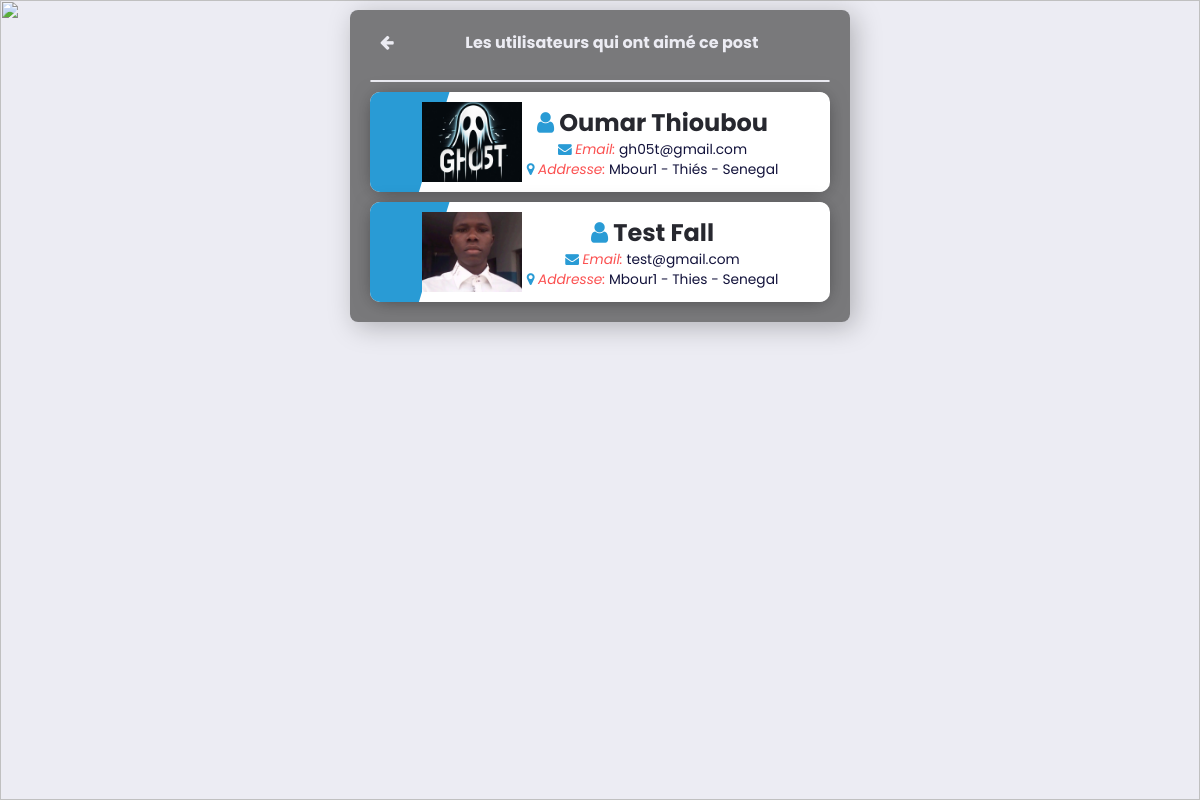
/post/8/likes/, run on the app's committed database.
### galsen/models.py (models this page shows, shortened)
class AbstractUser(BaseAbstractUser):
    groups = models.ManyToManyField(Group, related_name='customuser_set', blank=True)
    user_permissions = models.ManyToManyField(Permission, related_name='customuser_set', blank=True)

class CustomUser(AbstractUser):
    LANGUE = [
        ('français', 'Français'),
        ('anglais', 'Anglais'),
        ('spagnol', 'Espagnol'),
        ('italien', 'Italien'),
        ('arabe', 'Arabe'),
    ]
    ROLES = [
        ('admin', 'Admin'),
        ('personnel', 'Personnel(le)'),
        ('ecole', 'Ecole'),
        ('entreprise', 'Entreprise'),
    ]
    profile_image = models.ImageField(upload_to='profile_images/', null=True, blank=True)
    banner_image = models.ImageField(upload_to='banner_images/', null=True, blank=True)
    GENRE = [
        ('homme', 'Homme'),
        ('femme', 'Femme'),
    ]
    SITUATION_MATRIMONIALE = [
        ('celibataire', 'Célibataire'),
        ('marie', 'Marié(e)'),
        ('fiance', 'Fiancé(e)'),
        ('divorce', 'Divorcé(e)'),
    ]
    marque_dispositif = models.CharField(max_length=255, null=True, blank=True)
    metier = models.CharField(max_length=150, null=True, blank=True)
    etablissement = models.CharField(max_length=255, null=True, blank=True)
    pays = models.CharField(max_length=50, null=True, blank=True)
    ville = models.CharField(max_length=50, null=True, blank=True)
    quartier = models.CharField(max_length=50, null=True, blank=True)
    langue = models.CharField(max_length=255, null=True, blank=True)
    birthday = models.DateField(null=True, blank=True)
    indicatif_pays = models.CharField(max_length=15, null=True, blank=True)
    number_phone = models.CharField(max_length=15, null=True, blank=True)
    number_whatsapp = models.CharField(max_length=15, null=True, blank=True)
    number_telegram = models.CharField(max_length=15, null=True, blank=True)
    instagram_link = models.URLField(null=True, blank=True)
    twitter_link = models.URLField(null=True, blank=True)
    youtube_link = models.URLField(null=True, blank=True)
    website_link = models.URLField(null=True, blank=True)
    langue = models.CharField(max_length=255, choices=LANGUE, default='français')
    rôle = models.CharField(max_length=255, choices=ROLES, default='personnel')
    genre = models.CharField(max_length=255, choices=GENRE, default='homme')
    situation_matrimoniale = models.CharField(max_length=20, choices=SITUATION_MATRIMONIALE, default='celibataire')
    followers = models.ManyToManyField('self', symmetrical=False, related_name='following_users', blank=True)

class AbstractUser(BaseAbstractUser):
    groups = models.ManyToManyField(Group, related_name='customuser_set', blank=True)
    user_permissions = models.ManyToManyField(Permission, related_name='customuser_set', blank=True)

### galsen/views.py (the view)
# urls.py: path('post/<int:pk>/likes/', post_likes, name='post_likes'),
def post_likes(request, pk):
    post = get_object_or_404(Post, pk=pk)
    users_liking_post = post.like_post.all()
    context = {
        'post': post,
        'users_liking_post': users_liking_post,
    }
    return render(request, 'Details/likes.html', context)

### galsen/templates/Details/likes.html (shortened to what this page needs)
{% load static %}
<!DOCTYPE html>
<html lang="en">
<head>
    <link rel="stylesheet" href="{% static 'assets/icones/font-awesome/css/font-awesome.css' %}">
    <link rel="stylesheet" href="{% static 'assets/icones/font-awesome/css/font-awesome.min.css' %}">
    <link rel="stylesheet" href="{% static 'assets/ressources/styles/details_like.css' %}">
    <link rel="stylesheet" href="{% static 'assets/ressources/styles/theme.css' %}">
</head>
<body>
<img src="{% static 'assets/logo/school.png' %}" class="bg">
    <section class="listes">
        <header>
            <a href="#" id="boutonRetour">
                <i class="fa fa-arrow-left arrow"></i>
            </a>
            Les utilisateurs qui ont aimé ce post
        </header>
        <div class="temoin">
            <br>
            <hr class="divider">
        </div>
        <section>
            {% if users_liking_post %}
                {% for user in users_liking_post %}
                    <a href="{% url 'user_detail' pk=user.id %}" class="user-card">
                        <div class="user-card-img">
                            {% if user.profile_image and user.profile_image.url %}
                                <img src="{{ user.profile_image.url}}">
                            {% else %}
                                <img src="{% static 'assets/default/user.png' %}">
                            {% endif %}
                        </div>
                        <div class="user-card-info">
                            {% if user.rôle == "personnel" %}
                                    <h2><i class="fa fa-user primary"></i> {{ user.first_name }} {{ user.last_name }} </h2>
                                {% else %}
                                    <h2><i class="fa fa-briefcase primary"></i> {{ user.etablissement }} </h2>
                                    <p><span class=""><i class="danger">Type:</i>{{ user.rôle|upper }}</span> </p>
                            {% endif %}
                            <p><span class="fa fa-envelope primary"> <i class="danger">Email:</i> </span> {{ user.email }} </p>
                            <p><span class="fa fa-map-marker primary"> <i class="danger">Addresse:</i> </span> {{ user.quartier }}  - {{ user.ville }}  - {{ user.pays }} </p>
                        </div>
                    </a>
                {% endfor %}
                {% else %}
                    <center>
                        <p class="success">
                            Aucun utilisateur n'a aimé ce post.
                        </p>
                    </center>
            {% endif %}
        </section>
    </section>
</body>
</html>

### galsen/static/assets/ressources/styles/details_like.css (style rules this page uses)
:root { --header-height: 3rem; --body-font: 'Open Sans', sans-serif; --h1-font-size: 1.5rem; --normal-font-size: .938rem; --tiny-font-size: .625rem; --z-tooltip: 10; --z-fixed: 100; }
:root { --hue-color: 240; --first-color: hsl(var(--hue-color), 53%, 49%); --title-color: hsl(var(--hue-color), 53%, 15%); --text-color: hsl(var(--hue-color), 1%, 4%); --text-color-light: hsl(var(--hue-color), 12%, 65%); --container-color: #fff; --body-color: hsl(var(--hue-color), 24%, 94%); --color-danger: hsl(0, 95%, 65%); --color-primary-light: 0 0.8rem 0.8rem rgba(71, 7, 234, 0.2); --color-danger-light: 0 0.8rem 0.8rem rgba(255, 67, 54, 0.2); --color-success-light: 0 0.8rem 0.8rem rgba(34, 202, 75, 0.2); --color-purple-light: 0 0.8rem 0.8rem rgba(160, 99, 245, 0.2); --border-radius: 2rem; --card-border-radius: 1rem; --btn-padding: 0.6rem 2rem; --search-padding: 0.6rem 1rem; --card-padding: 1rem; --sticky-top-left: 5.4rem; --sticky-top-right: -18rem }
*, *::before, *::after { padding: 0; outline: 0; box-sizing: border-box; text-decoration: none; list-style: none; border: none; }
* { margin: 0; padding: 0; box-sizing: border-box; font-family: 'Poppins', sans-serif; }
html { scroll-behavior: smooth; }
body { color: var(--title-color); background: var(--body-color); overflow-x: hidden; }
h2 { font-size: 1.5rem; }
p { font-size: 00.86rem; color: var(--title-color); }
.primary { color: #299bd5; }
.danger { color: var(--color-danger); }
body { font-family: Arial, sans-serif; display: flex; justify-content: center; }
.bg { position: fixed; width: 100%; height: 100%; z-index: -1; }
.listes { text-align: center; width: 500px; max-width: 600px; background: rgba(96, 96, 96, 0.821); backdrop-filter: blur(0px) saturate(180%); padding: 20px; border-radius: 8px; box-shadow: 5px 5px 27px rgba(0, 0, 0, 0.25); margin-top: 10px; }
header { color: var(--body-color); font-weight: bold; }
header a { list-style: none; text-decoration: none; color: var(--body-color); float: left; padding-left: 10px; }
.temoin .divider { width: 100%; border: 0.5px solid var(--body-color); border-radius: 10px; }
.user-card { display: flex; align-items: center; justify-content: center; background-color: #fff; border-radius: 10px; padding: 10px; width: 100%; position: relative; overflow: hidden; box-shadow: 0 2px 20px -5px rgba(0,0,0,0.5); margin-top: 10px; }
.user-card:before { content: ''; position: absolute; height: 300%; width: 173px; background: #299bd5; top: -60px; left: -125px; z-index: 0; transform: rotate(17deg); }
.user-card-img { display: flex; justify-content: center; align-items: center; z-index: 3; }
.user-card-img img { width: 100px; height: 80px; object-fit: cover; }
.user-card-info { margin-left: 5px; }
.user-card-info h2 { color: #27282f; }

### data on the page
CustomUser: profile_image (picture), first_name "Oumar", last_name "Thioubou", email "gh05t@gmail.com", quartier "Mbour1", ville "Thiés", pays "Senegal"
CustomUser: profile_image (picture), first_name "Test", last_name "Fall", email "test@gmail.com", quartier "Mbour1", ville "Thies", pays "Senegal"
